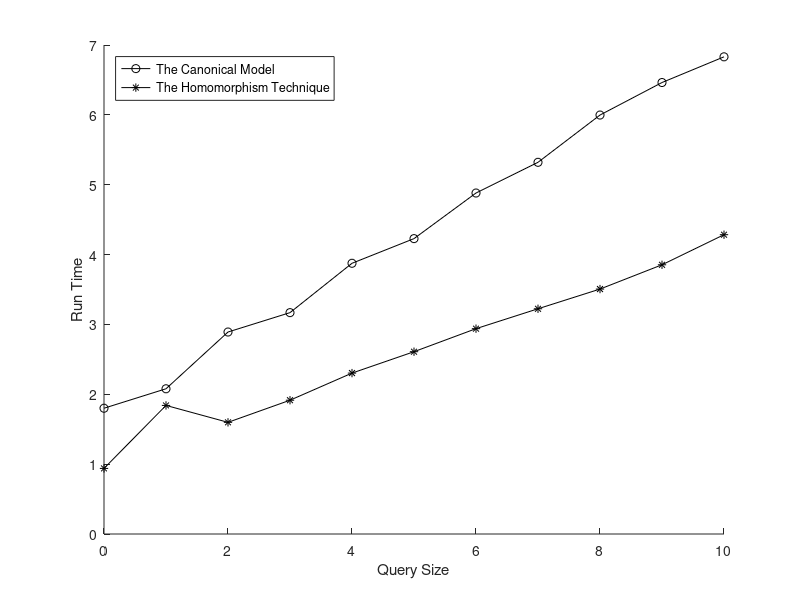

This figure's MATLAB source:
format long
A = [
	0	1.800400	0.939000;
	1	2.078900	1.840700;
	2	2.891400	1.598500;
	3	3.168800	1.915100;
	4	3.875400	2.303300;
	5	4.228300	2.609600;
	6	4.881200	2.939300;
	7	5.320700	3.224100;
	8	5.997400	3.506200;
	9	6.462900	3.853800;
	10	6.830800	4.284500;
];

hold on
f = plot(A(:,1), A(:,2), 'k-o');
f = plot(A(:,1), A(:,3), 'k-*');
hold off
xlabel('Query Size')
ylabel('Run Time')
legend('The Canonical Model', 'The Homomorphism Technique', 'Location', 'northwest')
saveas(f, '../img/ChildGraph.png');
